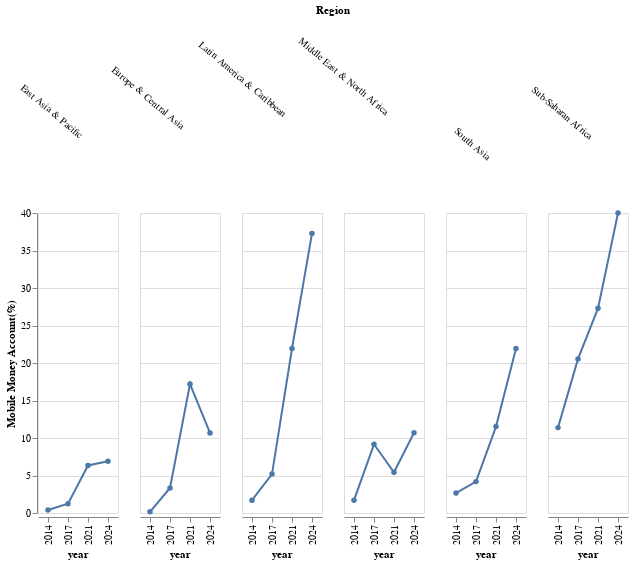

This figure's notebook cell:
### Code cell
def region_mobile_account(df): 
    mm_flt = df.filter(pl.col('year') != 2011)
    mm_chart = alt.Chart(mm_flt).mark_line(point=True).encode(
        x = 'year:N', 
        y = alt.Y('mobileaccount_t_d:Q', title = 'Mobile Money Account(%)'), 
        column= alt.Column('clean_region_name',
                           title='Region',
                           header=alt.Header(labelAngle=40))
    )
    return mm_chart

region_mobile_account(filter_regions(process_data()))

### Figure 1 — Vega-Lite specification as saved in the notebook (floating-point values rounded to 4 significant figures)
{"config": {"view": {"continuousWidth": 300, "continuousHeight": 300}}, "data": {"name": "data-0d79cf40bf3cc55ac7e9d7f837ef44af"}, "mark": {"type": "line", "point": true}, "encoding": {"column": {"field": "clean_region_name", "header": {"labelAngle": 40}, "title": "Region", "type": "nominal"}, "x": {"field": "year", "type": "nominal"}, "y": {"field": "mobileaccount_t_d", "title": "Mobile Money Account(%)", "type": "quantitative"}}, "$schema": "https://vega.github.io/schema/vega-lite/v5.20.1.json", "datasets": {"data-0d79cf40bf3cc55ac7e9d7f837ef44af": [{"countrynewwb": "East Asia & Pacific (excluding high income)", "codewb": "EAP", "year": 2014, "pop_adult": "NA", "regionwb24_hi": "NA", "incomegroupwb24": "NA", "group": "all", "group2": "all", "account_t_d": 68.81, "fiaccount_t_d": 68.61, "mobileaccount_t_d": 0.4098, "fin11a": null, "fin11b": null, "fin11c": null, "fin11f": null, "fin11d": null, "fin11e": null, "fin14a": null, "fin14b": null, "fin14c": null, "fin14d": null, "fin26a": null, "fin26b": null, "fin27a": null, "g20_made": 31.87, "fin17f": null, "fin17a_17a1_d": 36.4, "fin17a": 36.4, "fin17b": 0.0, "fin17c": 6.058, "fin24aSD_ND": null, "clean_region_name": "East Asia & Pacific"}, {"countrynewwb": "Europe & Central Asia (excluding high income)", "codewb": "ECA", "year": 2014, "pop_adult": "NA", "regionwb24_hi": "NA", "incomegroupwb24": "NA", "group": "all", "group2": "all", "account_t_d": 57.38, "fiaccount_t_d": 57.34, "mobileaccount_t_d": 0.1571, "fin11a": null, "fin11b": null, "fin11c": null, "fin11f": null, "fin11d": null, "fin11e": null, "fin14a": null, "fin14b": null, "fin14c": null, "fin14d": null, "fin26a": null, "fin26b": null, "fin27a": null, "g20_made": 33.91, "fin17f": null, "fin17a_17a1_d": 7.61, "fin17a": 7.61, "fin17b": 0.0, "fin17c": 6.925, "fin24aSD_ND": null, "clean_region_name": "Europe & Central Asia"}, {"countrynewwb": "Middle East & North Africa (excluding high income)", "codewb": "MNA", "year": 2014, "pop_adult": "NA", "regionwb24_hi": "NA", "incomegroupwb24": "NA", "group": "all", "group2": "all", "account_t_d": 42.45, "fiaccount_t_d": 42.27, "mobileaccount_t_d": 1.711, "fin11a": null, "fin11b": null, "fin11c": null, "fin11f": null, "fin11d": null, "fin11e": null, "fin14a": null, "fin14b": null, "fin14c": null, "fin14d": null, "fin26a": null, "fin26b": null, "fin27a": null, "g20_made": 25.74, "fin17f": null, "fin17a_17a1_d": 10.71, "fin17a": 10.71, "fin17b": 0.0, "fin17c": 8.509, "fin24aSD_ND": null, "clean_region_name": "Middle East & North Africa"}, {"countrynewwb": "Sub-Saharan Africa (excluding high income)", "codewb": "SSA", "year": 2014, "pop_adult": "NA", "regionwb24_hi": "NA", "incomegroupwb24": "NA", "group": "all", "group2": "all", "account_t_d": 34.18, "fiaccount_t_d": 28.89, "mobileaccount_t_d": 11.38, "fin11a": null, "fin11b": null, "fin11c": null, "fin11f": null, "fin11d": null, "fin11e": null, "fin14a": null, "fin14b": null, "fin14c": null, "fin14d": null, "fin26a": null, "fin26b": null, "fin27a": null, "g20_made": 22.73, "fin17f": null, "fin17a_17a1_d": 15.88, "fin17a": 15.88, "fin17b": 0.0, "fin17c": 23.75, "fin24aSD_ND": null, "clean_region_name": "Sub-Saharan Africa"}, {"countrynewwb": "East Asia & Pacific (excluding high income)", "codewb": "EAP", "year": 2017, "pop_adult": "NA", "regionwb24_hi": "NA", "incomegroupwb24": "NA", "group": "all", "group2": "all", "account_t_d": 70.37, "fiaccount_t_d": 70.11, "mobileaccount_t_d": 1.233, "fin11a": null, "fin11b": null, "fin11c": null, "fin11f": null, "fin11d": null, "fin11e": null, "fin14a": null, "fin14b": null, "fin14c": null, "fin14d": null, "fin26a": 28.75, "fin26b": null, "fin27a": null, "g20_made": 49.54, "fin17f": null, "fin17a_17a1_d": 30.01, "fin17a": 30.01, "fin17b": 0.0, "fin17c": 8.431, "fin24aSD_ND": null, "clean_region_name": "East Asia & Pacific"}, {"countrynewwb": "Europe & Central Asia (excluding high income)", "codewb": "ECA", "year": 2017, "pop_adult": "NA", "regionwb24_hi": "NA", "incomegroupwb24": "NA", "group": "all", "group2": "all", "account_t_d": 65.55, "fiaccount_t_d": 65.32, "mobileaccount_t_d": 3.332, "fin11a": null, "fin11b": null, "fin11c": null, "fin11f": null, "fin11d": null, "fin11e": null, "fin14a": null, "fin14b": null, "fin14c": null, "fin14d": null, "fin26a": 21.08, "fin26b": null, "fin27a": null, "g20_made": 43.34, "fin17f": null, "fin17a_17a1_d": 14.62, "fin17a": 14.62, "fin17b": 0.0, "fin17c": 6.882, "fin24aSD_ND": null, "clean_region_name": "Europe & Central Asia"}, {"countrynewwb": "Middle East & North Africa (excluding high income)", "codewb": "MNA", "year": 2017, "pop_adult": "NA", "regionwb24_hi": "NA", "incomegroupwb24": "NA", "group": "all", "group2": "all", "account_t_d": 53.04, "fiaccount_t_d": 52.35, "mobileaccount_t_d": 9.161, "fin11a": null, "fin11b": null, "fin11c": null, "fin11f": null, "fin11d": null, "fin11e": null, "fin14a": null, "fin14b": null, "fin14c": null, "fin14d": null, "fin26a": 14.59, "fin26b": null, "fin27a": null, "g20_made": 31.79, "fin17f": null, "fin17a_17a1_d": 13.71, "fin17a": 13.71, "fin17b": 0.0, "fin17c": 6.887, "fin24aSD_ND": null, "clean_region_name": "Middle East & North Africa"}, {"countrynewwb": "Sub-Saharan Africa (excluding high income)", "codewb": "SSA", "year": 2017, "pop_adult": "NA", "regionwb24_hi": "NA", "incomegroupwb24": "NA", "group": "all", "group2": "all", "account_t_d": 42.46, "fiaccount_t_d": 32.8, "mobileaccount_t_d": 20.54, "fin11a": null, "fin11b": null, "fin11c": null, "fin11f": null, "fin11d": null, "fin11e": null, "fin14a": null, "fin14b": null, "fin14c": null, "fin14d": null, "fin26a": 5.645, "fin26b": null, "fin27a": null, "g20_made": 28.89, "fin17f": null, "fin17a_17a1_d": 14.89, "fin17a": 14.89, "fin17b": 0.0, "fin17c": 25.16, "fin24aSD_ND": null, "clean_region_name": "Sub-Saharan Africa"}, {"countrynewwb": "East Asia & Pacific (excluding high income)", "codewb": "EAP", "year": 2021, "pop_adult": "NA", "regionwb24_hi": "NA", "incomegroupwb24": "NA", "group": "all", "group2": "all", "account_t_d": 79.7, "fiaccount_t_d": 78.95, "mobileaccount_t_d": 6.344, "fin11a": null, "fin11b": null, "fin11c": null, "fin11f": null, "fin11d": null, "fin11e": null, "fin14a": null, "fin14b": null, "fin14c": null, "fin14d": null, "fin26a": 47.77, "fin26b": 64.85, "fin27a": 56.69, "g20_made": 71.01, "fin17f": null, "fin17a_17a1_d": 38.81, "fin17a": 38.38, "fin17b": 1.949, "fin17c": 6.492, "fin24aSD_ND": 77.03, "clean_region_name": "East Asia & Pacific"}, {"countrynewwb": "Europe & Central Asia (excluding high income)", "codewb": "ECA", "year": 2021, "pop_adult": "NA", "regionwb24_hi": "NA", "incomegroupwb24": "NA", "group": "all", "group2": "all", "account_t_d": 77.6, "fiaccount_t_d": 76.95, "mobileaccount_t_d": 17.19, "fin11a": null, "fin11b": null, "fin11c": null, "fin11f": null, "fin11d": null, "fin11e": null, "fin14a": null, "fin14b": null, "fin14c": null, "fin14d": null, "fin26a": 34.42, "fin26b": 27.53, "fin27a": 17.95, "g20_made": 56.61, "fin17f": null, "fin17a_17a1_d": 10.0, "fin17a": 9.836, "fin17b": 0.8294, "fin17c": 4.917, "fin24aSD_ND": 55.69, "clean_region_name": "Europe & Central Asia"}, {"countrynewwb": "Middle East & North Africa (excluding high income)", "codewb": "MNA", "year": 2021, "pop_adult": "NA", "regionwb24_hi": "NA", "incomegroupwb24": "NA", "group": "all", "group2": "all", "account_t_d": 45.41, "fiaccount_t_d": 44.32, "mobileaccount_t_d": 5.428, "fin11a": null, "fin11b": null, "fin11c": null, "fin11f": null, "fin11d": null, "fin11e": null, "fin14a": null, "fin14b": null, "fin14c": null, "fin14d": null, "fin26a": 11.64, "fin26b": 13.91, "fin27a": 1.31, "g20_made": 27.79, "fin17f": null, "fin17a_17a1_d": 10.96, "fin17a": 10.6, "fin17b": 0.7232, "fin17c": 6.476, "fin24aSD_ND": 56.3, "clean_region_name": "Middle East & North Africa"}, {"countrynewwb": "Sub-Saharan Africa (excluding high income)", "codewb": "SSA", "year": 2021, "pop_adult": "NA", "regionwb24_hi": "NA", "incomegroupwb24": "NA", "group": "all", "group2": "all", "account_t_d": 49.27, "fiaccount_t_d": 36.15, "mobileaccount_t_d": 27.29, "fin11a": null, "fin11b": null, "fin11c": null, "fin11f": null, "fin11d": null, "fin11e": null, "fin14a": null, "fin14b": null, "fin14c": null, "fin14d": null, "fin26a": 13.21, "fin26b": 5.51, "fin27a": 3.006, "g20_made": 37.9, "fin17f": null, "fin17a_17a1_d": 22.95, "fin17a": 14.77, "fin17b": 11.95, "fin17c": 23.59, "fin24aSD_ND": 40.49, "clean_region_name": "Sub-Saharan Africa"}, {"countrynewwb": "East Asia & Pacific (excluding high income)", "codewb": "EAP", "year": 2024, "pop_adult": "NA", "regionwb24_hi": "NA", "incomegroupwb24": "NA", "group": "all", "group2": "all", "account_t_d": 83.34, "fiaccount_t_d": 82.19, "mobileaccount_t_d": 6.906, "fin11a": 15.53, "fin11b": 17.99, "fin11c": 13.09, "fin11f": 7.685, "fin11d": 24.53, "fin11e": 19.25, "fin14a": null, "fin14b": null, "fin14c": null, "fin14d": null, "fin26a": 62.31, "fin26b": 64.9, "fin27a": 56.62, "g20_made": 39.93, "fin17f": 36.64, "fin17a_17a1_d": 58.88, "fin17a": 57.59, "fin17b": 3.595, "fin17c": 20.28, "fin24aSD_ND": 77.52, "clean_region_name": "East Asia & Pacific"}, {"countrynewwb": "Europe & Central Asia (excluding high income)", "codewb": "ECA", "year": 2024, "pop_adult": "NA", "regionwb24_hi": "NA", "incomegroupwb24": "NA", "group": "all", "group2": "all", "account_t_d": 77.85, "fiaccount_t_d": 77.58, "mobileaccount_t_d": 10.67, "fin11a": 4.343, "fin11b": 4.43, "fin11c": 5.168, "fin11f": 4.881, "fin11d": 8.068, "fin11e": 14.21, "fin14a": null, "fin14b": null, "fin14c": null, "fin14d": null, "fin26a": 42.19, "fin26b": 33.86, "fin27a": 26.19, "g20_made": 51.18, "fin17f": 10.45, "fin17a_17a1_d": 23.26, "fin17a": 22.07, "fin17b": 4.573, "fin17c": 8.363, "fin24aSD_ND": 63.99, "clean_region_name": "Europe & Central Asia"}, {"countrynewwb": "Middle East & North Africa (excluding high income)", "codewb": "MNA", "year": 2024, "pop_adult": "NA", "regionwb24_hi": "NA", "incomegroupwb24": "NA", "group": "all", "group2": "all", "account_t_d": 52.91, "fiaccount_t_d": 49.97, "mobileaccount_t_d": 10.71, "fin11a": 7.702, "fin11b": 15.49, "fin11c": 6.97, "fin11f": 12.22, "fin11d": 50.8, "fin11e": 14.67, "fin14a": null, "fin14b": null, "fin14c": null, "fin14d": null, "fin26a": 14.15, "fin26b": 14.98, "fin27a": 9.984, "g20_made": 16.57, "fin17f": 4.454, "fin17a_17a1_d": 16.96, "fin17a": 14.47, "fin17b": 4.145, "fin17c": 7.969, "fin24aSD_ND": 60.09, "clean_region_name": "Middle East & North Africa"}, {"countrynewwb": "Sub-Saharan Africa (excluding high income)", "codewb": "SSA", "year": 2024, "pop_adult": "NA", "regionwb24_hi": "NA", "incomegroupwb24": "NA", "group": "all", "group2": "all", "account_t_d": 58.18, "fiaccount_t_d": 37.85, "mobileaccount_t_d": 39.99, "fin11a": 17.77, "fin11b": 7.987, "fin11c": 13.06, "fin11f": 7.557, "fin11d": 31.33, "fin11e": 15.78, "fin14a": 15.32, "fin14b": 12.58, "fin14c": 14.79, "fin14d": 31.57, "fin26a": 15.57, "fin26b": 6.776, "fin27a": 4.326, "g20_made": 44.59, "fin17f": 6.152, "fin17a_17a1_d": 34.69, "fin17a": 19.7, "fin17b": 22.82, "fin17c": 28.1, "fin24aSD_ND": 41.32, "clean_region_name": "Sub-Saharan Africa"}, {"countrynewwb": "Latin America & Caribbean (excluding high income)", "codewb": "LAC", "year": 2014, "pop_adult": "NA", "regionwb24_hi": "NA", "incomegroupwb24": "NA", "group": "all", "group2": "all", "account_t_d": 51.57, "fiaccount_t_d": 51.31, "mobileaccount_t_d": 1.71, "fin11a": null, "fin11b": null, "fin11c": null, "fin11f": null, "fin11d": null, "fin11e": null, "fin14a": null, "fin14b": null, "fin14c": null, "fin14d": null, "fin26a": null, "fin26b": null, "fin27a": null, "g20_made": 33.6, "fin17f": null, "fin17a_17a1_d": 13.39, "fin17a": 13.39, "fin17b": 0.0, "fin17c": 7.773, "fin24aSD_ND": null, "clean_region_name": "Latin America & Caribbean"}, {"countrynewwb": "South Asia", "codewb": "SAS", "year": 2014, "pop_adult": "NA", "regionwb24_hi": "NA", "incomegroupwb24": "NA", "group": "all", "group2": "all", "account_t_d": 46.32, "fiaccount_t_d": 45.4, "mobileaccount_t_d": 2.665, "fin11a": null, "fin11b": null, "fin11c": null, "fin11f": null, "fin11d": null, "fin11e": null, "fin14a": null, "fin14b": null, "fin14c": null, "fin14d": null, "fin26a": null, "fin26b": null, "fin27a": null, "g20_made": 13.48, "fin17f": null, "fin17a_17a1_d": 12.65, "fin17a": 12.65, "fin17b": 0.0, "fin17c": 8.842, "fin24aSD_ND": null, "clean_region_name": "South Asia"}, {"countrynewwb": "Latin America & Caribbean (excluding high income)", "codewb": "LAC", "year": 2017, "pop_adult": "NA", "regionwb24_hi": "NA", "incomegroupwb24": "NA", "group": "all", "group2": "all", "account_t_d": 54.38, "fiaccount_t_d": 53.49, "mobileaccount_t_d": 5.193, "fin11a": null, "fin11b": null, "fin11c": null, "fin11f": null, "fin11d": null, "fin11e": null, "fin14a": null, "fin14b": null, "fin14c": null, "fin14d": null, "fin26a": 10.35, "fin26b": null, "fin27a": null, "g20_made": 35.43, "fin17f": null, "fin17a_17a1_d": 12.15, "fin17a": 12.15, "fin17b": 0.0, "fin17c": 7.268, "fin24aSD_ND": null, "clean_region_name": "Latin America & Caribbean"}, {"countrynewwb": "South Asia", "codewb": "SAS", "year": 2017, "pop_adult": "NA", "regionwb24_hi": "NA", "incomegroupwb24": "NA", "group": "all", "group2": "all", "account_t_d": 69.41, "fiaccount_t_d": 68.23, "mobileaccount_t_d": 4.184, "fin11a": null, "fin11b": null, "fin11c": null, "fin11f": null, "fin11d": null, "fin11e": null, "fin14a": null, "fin14b": null, "fin14c": null, "fin14d": null, "fin26a": 3.143, "fin26b": null, "fin27a": null, "g20_made": 20.09, "fin17f": null, "fin17a_17a1_d": 17.15, "fin17a": 17.15, "fin17b": 0.0, "fin17c": 10.25, "fin24aSD_ND": null, "clean_region_name": "South Asia"}, {"countrynewwb": "Latin America & Caribbean (excluding high income)", "codewb": "LAC", "year": 2021, "pop_adult": "NA", "regionwb24_hi": "NA", "incomegroupwb24": "NA", "group": "all", "group2": "all", "account_t_d": 67.13, "fiaccount_t_d": 65.02, "mobileaccount_t_d": 21.93, "fin11a": null, "fin11b": null, "fin11c": null, "fin11f": null, "fin11d": null, "fin11e": null, "fin14a": null, "fin14b": null, "fin14c": null, "fin14d": null, "fin26a": 29.9, "fin26b": 24.72, "fin27a": 19.19, "g20_made": 52.73, "fin17f": null, "fin17a_17a1_d": 17.91, "fin17a": 15.9, "fin17b": 5.095, "fin17c": 7.678, "fin24aSD_ND": 48.87, "clean_region_name": "Latin America & Caribbean"}, {"countrynewwb": "South Asia", "codewb": "SAS", "year": 2021, "pop_adult": "NA", "regionwb24_hi": "NA", "incomegroupwb24": "NA", "group": "all", "group2": "all", "account_t_d": 68.0, "fiaccount_t_d": 65.98, "mobileaccount_t_d": 11.52, "fin11a": null, "fin11b": null, "fin11c": null, "fin11f": null, "fin11d": null, "fin11e": null, "fin14a": null, "fin14b": null, "fin14c": null, "fin14d": null, "fin26a": 9.258, "fin26b": 6.85, "fin27a": 3.546, "g20_made": 24.51, "fin17f": null, "fin17a_17a1_d": 12.36, "fin17a": 11.18, "fin17b": 2.921, "fin17c": 8.114, "fin24aSD_ND": 32.43, "clean_region_name": "South Asia"}, {"countrynewwb": "Latin America & Caribbean (excluding high income)", "codewb": "LAC", "year": 2024, "pop_adult": "NA", "regionwb24_hi": "NA", "incomegroupwb24": "NA", "group": "all", "group2": "all", "account_t_d": 69.72, "fiaccount_t_d": 66.42, "mobileaccount_t_d": 37.28, "fin11a": 14.81, "fin11b": 19.32, "fin11c": 9.945, "fin11f": 10.82, "fin11d": 10.95, "fin11e": 14.39, "fin14a": null, "fin14b": null, "fin14c": null, "fin14d": null, "fin26a": 34.76, "fin26b": 27.31, "fin27a": 23.77, "g20_made": 50.81, "fin17f": 7.446, "fin17a_17a1_d": 28.8, "fin17a": 24.16, "fin17b": 19.38, "fin17c": 8.4, "fin24aSD_ND": 54.65, "clean_region_name": "Latin America & Caribbean"}, {"countrynewwb": "South Asia", "codewb": "SAS", "year": 2024, "pop_adult": "NA", "regionwb24_hi": "NA", "incomegroupwb24": "NA", "group": "all", "group2": "all", "account_t_d": 77.57, "fiaccount_t_d": 75.32, "mobileaccount_t_d": 21.93, "fin11a": 7.947, "fin11b": 10.34, "fin11c": 5.933, "fin11f": 5.441, "fin11d": 16.45, "fin11e": 8.947, "fin14a": null, "fin14b": null, "fin14c": null, "fin14d": null, "fin26a": 13.66, "fin26b": 13.8, "fin27a": 7.145, "g20_made": 28.01, "fin17f": 5.838, "fin17a_17a1_d": 23.8, "fin17a": 20.65, "fin17b": 9.692, "fin17c": 13.09, "fin24aSD_ND": 31.37, "clean_region_name": "South Asia"}]}}
